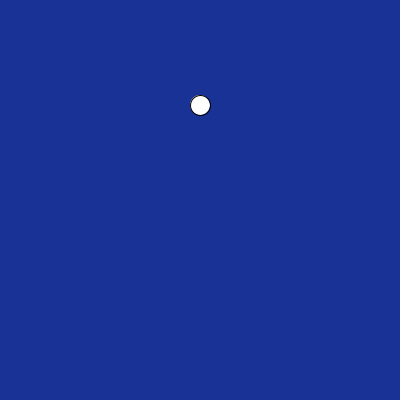
Frame 1 (no input)
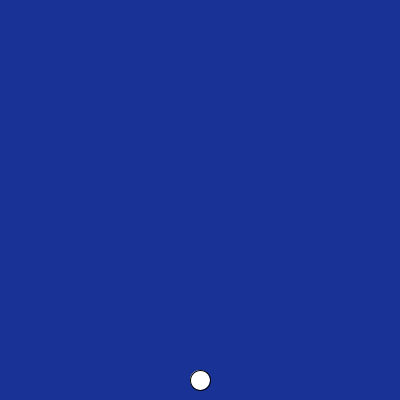
Frame 60 (the mouse pressed at the canvas centre just before this capture)
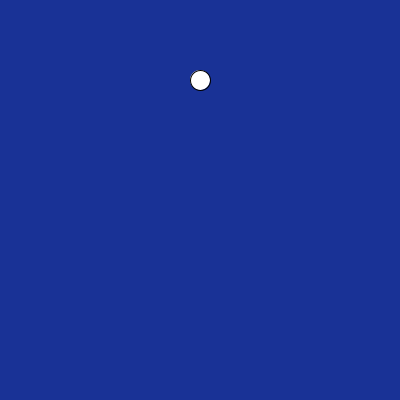
Frame 120 (the mouse held since frame 60 and released just before this capture)

The Processing sketch that drew these frames (run headless with seeded random() and noise(); from frame 60 on, the mouse is pressed at the canvas centre):

// Processing sketch: processing_113282
// ── processing_113282.pde

int diameter=20;
int positionX=(100);
int Switch=0;
int positionY=(100);

void setup(){
  size(400,400);
}

void draw(){
  background(25,50,150);
  
  if(positionY>=height-diameter/2){
    Switch=1;
  }
  if(positionY==diameter/2){
    Switch=0;
  }
  if(Switch==0){
    //positionX++; 
    positionY=positionY+5;
  
   
  }else if(Switch==1){
    positionY=positionY-5;
  }
  
 
 ellipse(200,positionY,diameter,diameter); 

 
}
